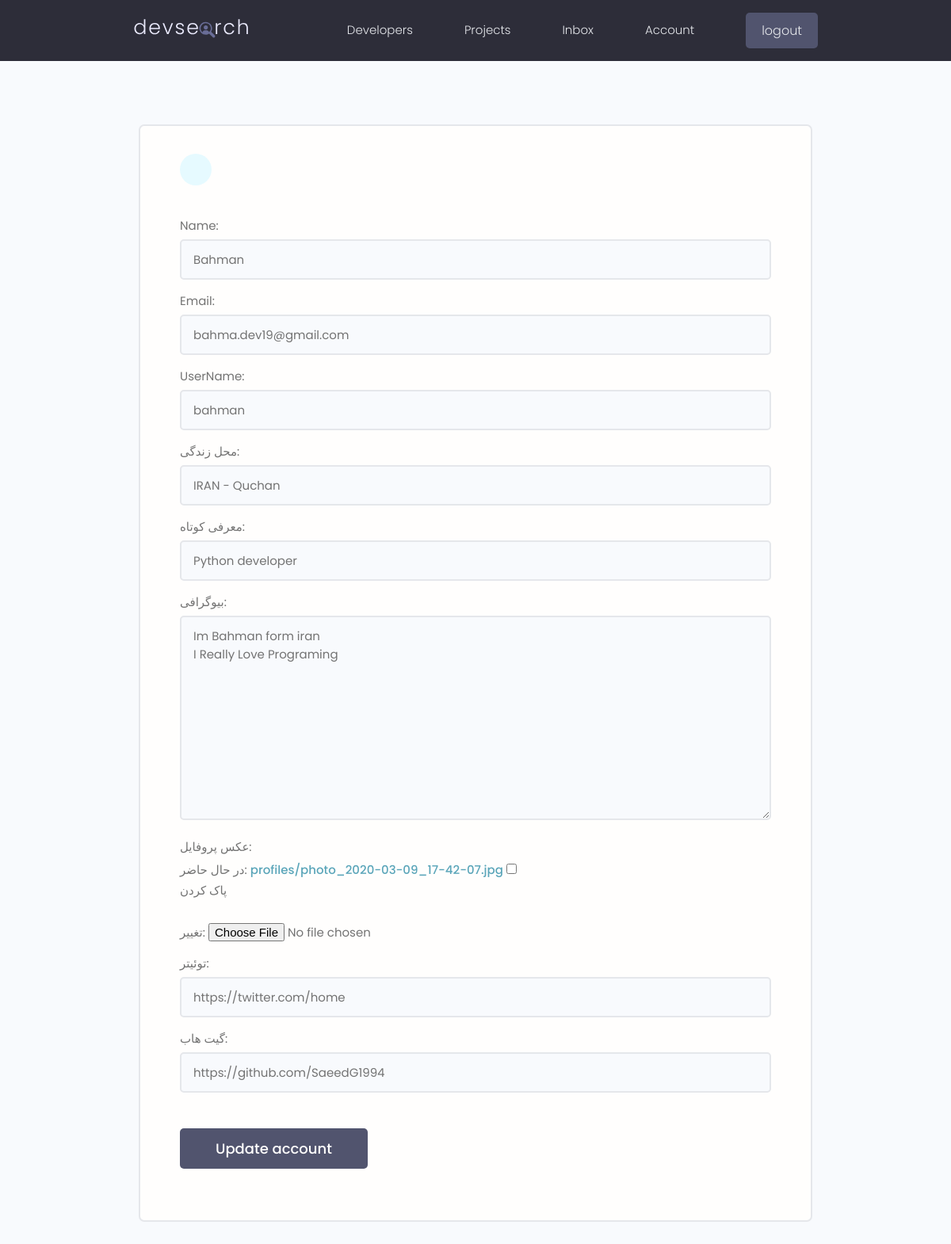
Page /edit-profile/ (signed in) on the committed database.
### dev_users/models.py (models this page shows, shortened)
class Profile(models.Model):
    user = models.OneToOneField(User,on_delete=models.CASCADE,null=True,blank=True,verbose_name='یوزر')
    name = models.CharField(max_length=200,null=True,blank=True,verbose_name='نام')
    email = models.EmailField(max_length=500,null=True,blank=True,verbose_name='ایمیل')
    short_bio = models.CharField(max_length=200,null=True,blank=True,verbose_name='معرفی کوتاه')
    username = models.CharField(max_length=200,null=True,blank=True,verbose_name='نام کاربری ')
    bio = models.TextField(null=True,blank=True,verbose_name='بیوگرافی')
    location = models.CharField(max_length=200,null=True,blank=True,verbose_name='محل زندگی')
    profile_image = models.ImageField(null=True,blank=True,upload_to='profiles/',default="profiles/user-default.png",verbose_name='عکس پروفایل')
    social_github = models.CharField(max_length=200,null=True,blank=True,verbose_name='گیت هاب')
    social_twitter = models.CharField(max_length=200,null=True,blank=True,verbose_name='توئیتر')
    social_linkedin = models.CharField(max_length=200,null=True,blank=True,verbose_name='لینکدین')
    social_website = models.CharField(max_length=200,null=True,blank=True,verbose_name='وب سایت')
    created = models.DateTimeField(auto_now_add=True, verbose_name='تاریخ ایجاد')
    id = models.UUIDField(default=uuid.uuid4, unique=True, primary_key=True, editable=False)
    class Meta:
        verbose_name = 'یوزر'
        verbose_name_plural = 'پروفایل'
        ordering = ['created']

### dev_users/views.py (the view)
# urls.py: path('edit-profile/',views.editProfile,name="edit_profile"),
@login_required(login_url="login_user")
def editProfile(request):
    profile = request.user.profile
    form = ProfileEditForm(instance=profile)
    if request.method == 'POST':
        form = ProfileEditForm(request.POST,request.FILES,instance=profile)
        if form.is_valid():
            form.save()
            messages.success(request,'your profile has been updated')
            return redirect('user_account')
    context = {
        'form': form,
    }
    return render(request, 'Users/edit_ProfileForm.html', context)

### dev_users/form.py
class ProfileEditForm(ModelForm):
    class Meta:
        model = Profile
        fields = ['name','email','username','location','short_bio','bio','profile_image','social_twitter','social_github']
        labels ={
            'username':'UserName',
            'name': 'Name',
            'email':'Email',
        }
    def __init__(self,*args,**kwargs):
        super(ProfileEditForm,self).__init__(*args,**kwargs)
        for name , filed in self.fields.items():
            filed.widget.attrs.update({'class':'input'})

### dev_users/templates/Users/edit_ProfileForm.html (shortened to what this page needs)
{% extends 'Shared/main.html' %}
{% block content %}
    <main class="formPage my-xl">
        <div class="content-box">
            <div class="formWrapper">
                <a class="backButton" href="{% url 'user_account' %}"></a>
                <br>
                <form class="form" method="POST">
                   {% for field in form %}
                    <div class="form__field">
                        <label for="formInput#text">{{ field.label}}: </label>
                        {{ field }}
                    </div>
                    {% endfor %}
                    <input class="btn btn--sub btn--lg  my-md" type="submit" value="Update account" />
                </form>
            </div>
        </div>
    </main>
{% endblock content %}

### static/styles/app.css (style rules this page uses)
:root { --color-sub: #2d2d39; }
.btn--sub { background-color: var(--color-sub-light); }
.content-box { width: 95%; max-width: 85rem; margin: 0 auto; }
.backButton { background: var(--color-main-light); color: var(--color-main); width: 4rem; height: 4rem; display: flex; align-items: center; justify-content: center; border-radius: 50%; }
.formPage .formWrapper { list-style: none; background: var(--color-white); padding: 3.5rem 5rem; border: 2px solid var(--color-light); border-radius: 0.7rem; }

### static/uikit/styles/modules/_variables.css (style rules this page uses)
:root { --color-main: #5aa5b9; --color-main-light: #e6faff; --color-sub: #3f4156; --color-sub-light: #51546e; --color-sub-lighter: #ededfd; --color-text: #737373; --color-gray: #8b8b8b; --color-light: #e5e7eb; --color-light-gray: #767676; --color-bg: #f8fafd; --color-white: #fffefd; --color-white-light: #f3f3f3; --color-success: #359e64; --color-success-bg: #def8e8; --color-error: #fc4b0b; --color-error-bg: #fff2ee; --font-base: 'Poppins', arial, helvetica, 'Segoe UI', roboto, ubuntu, sans-serif; --font-monospace: 'Fira Code', 'Courier New', courier, monospace; --font-regular: 300; --font-medium: 500; --font-bold: 700; --generic-shadow: 1px 1px 5px #00000010; --generic-transition: all 0.3s ease-in-out; }

### static/uikit/styles/modules/_base.css (style rules this page uses)
* { margin: 0; padding: 0; box-sizing: border-box; text-rendering: optimizeLegibility; color: inherit; font-size: inherit; }
html { font-size: 50%; }
@media only screen and (min-width: 480px) { html { font-size: 56.25%; } }
@media only screen and (min-width: 1200px) { html { font-size: 62.5%; } }
body { line-height: 1.6; font-weight: 400; font-size: 1.5rem; color: var(--color-text); background-color: var(--color-bg); min-height: 100vh; }

### static/uikit/styles/modules/_typography.css (style rules this page uses)
* { font-family: var(--font-base); }
a { padding-bottom: 2px; text-decoration: none; display: inline-block; color: var(--color-main); font-weight: var(--font-medium); }

### static/uikit/styles/modules/_utilities.css (style rules this page uses)
.my-md { margin: 3rem auto; }
.my-xl { margin: 8rem auto; }

### static/uikit/styles/modules/_button.css (style rules this page uses)
.btn { display: inline-block; position: relative; cursor: pointer; background-color: var(--color-light); font-weight: var(--font-medium); color: var(--color-sub); text-decoration: none; padding: 1rem 2rem; border-radius: 0.5rem; border: none; width: -webkit-fit-content; width: -moz-fit-content; width: fit-content; height: -webkit-fit-content; height: -moz-fit-content; height: fit-content; font-size: 1.6rem; outline-width: 0; outline-color: transparent; -webkit-backface-visibility: hidden; backface-visibility: hidden; transition: all 0.3s ease-in-out; }
.btn--sub { background-color: var(--color-sub); color: var(--color-white); }
.btn--lg { font-size: 1.8rem; padding: 1.2rem 4.5rem; }

### static/uikit/styles/modules/_form.css (style rules this page uses)
.form { display: block; }
.form__field { margin-top: 1.5rem; margin-bottom: 1.5rem; }
.form__label, .form__field > label { display: block; margin-bottom: 0.5rem; color: var(--color-text); }
input.input[type='text'], input.input[type='email'], input.input[type='password'], input.input[type='number'], textarea.input { min-width: 24rem; width: 100%; padding: 1.2rem 1.5rem; border-radius: 0.5rem; border: 2px solid var(--color-light); transition: all 0.3s ease-in-out; background-color: var(--color-bg); }

### rows in the picture
Profile: form "Bahman" "bahma.dev19@gmail.com" "bahman" "IRAN - Quchan" "Python developer" "Im Bahman form iran I Really Love Programing" "https://twitter.com/home" "https://github.com/SaeedG1994"

### other values in the picture
{{ field.label }} "Name" "Email" "UserName" "محل زندگی" "معرفی کوتاه" "بیوگرافی" "عکس پروفایل" "توئیتر" "گیت هاب"
